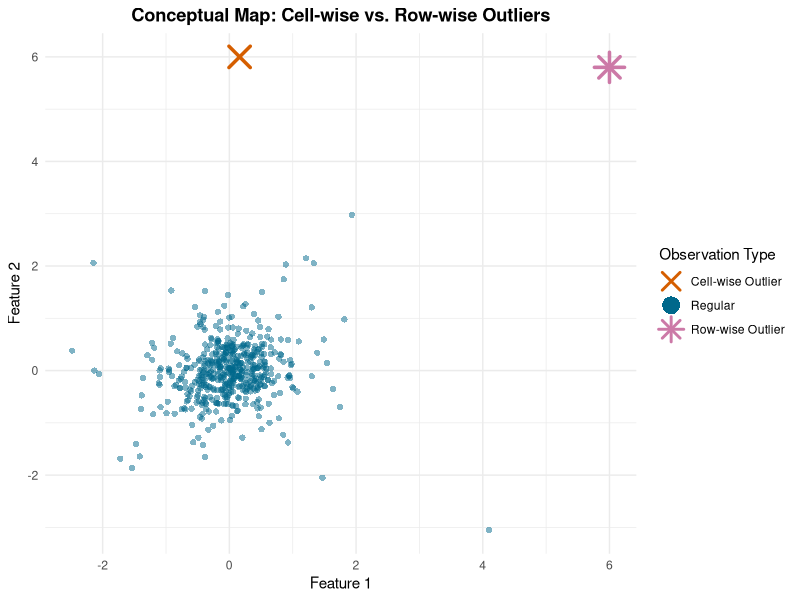
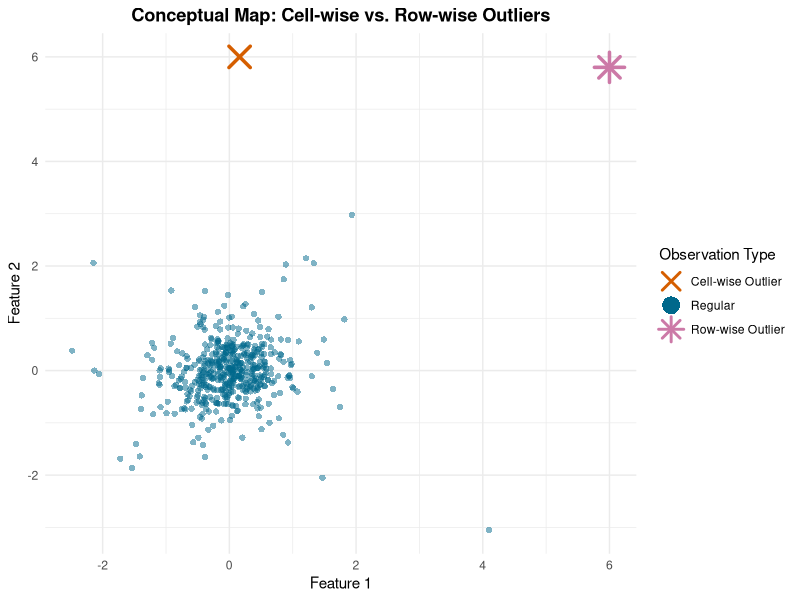

R code for these plots, in order:
################################################################################
# SCRIPT: Figure 4 - Conceptual Map: Cell-wise vs. Row-wise Outliers
# PROJECT: ODK-means: A Simultaneous Approach to Clustering and Outliers Detection
# AUTHOR: Tiziano Iannaccio
# DESCRIPTION: 
# This script generates a conceptual visualization to distinguish between 
# different types of anomalies. It simulates a concentrated central mass of 
# regular observations and injects a "Cell-wise" outlier (atypical in only one 
# dimension) and a "Row-wise" outlier (atypical in the multivariate space).
################################################################################

# ==============================================================================
# 1. SETUP AND PACKAGE LOAD
# ==============================================================================
library(ggplot2)
library(dplyr)
library(mvtnorm) 

# ==============================================================================
# 2. GENERATE AND CONSOLIDATE THE DATASET
# ==============================================================================
set.seed(42) # Fixed seed for publication-consistent plot

# --- Core Data (Central Mass) ---
n_regular <- 500
# REDUCED SIGMA: lower values (0.2) make the data much more concentrated
# We also reduced the covariance (0.05) to keep the "ball" shape tight
tight_sigma <- matrix(c(0.2, 0.05, 0.05, 0.2), 2)

df_core <- as.data.frame(rmvt(n_regular, delta = c(0, 0), sigma = tight_sigma, df = 5))
colnames(df_core) <- c("Feature_1", "Feature_2")
df_core$Anomalous <- "Regular"

# --- Outlier 1 (Univariate / Cell-wise) ---
outlier_1 <- data.frame(
  Feature_1 = runif(1, min = -0.2, max = 0.2), # Kept tight on X
  Feature_2 = 6,                               # High on Y
  Anomalous = "Cell-wise Outlier"
)

# --- Outlier 2 (Multivariate / Row-wise) ---
outlier_2 <- data.frame(
  Feature_1 = 6,                               # High on X
  Feature_2 = 5.8,                             # High on Y
  Anomalous = "Row-wise Outlier"
)

df_combined <- bind_rows(df_core, outlier_1, outlier_2)

# ==============================================================================
# 3. CREATE THE DATA VISUALIZATION (GGPLOT2)
# ==============================================================================



p_anomalies <- ggplot(df_combined, aes(x = Feature_1, y = Feature_2, color = Anomalous, shape = Anomalous)) +
  # Regular points
  geom_point(data = subset(df_combined, Anomalous == "Regular"), alpha = 0.5, size = 1.8) +
  # Outliers: bold stroke for thickness
  geom_point(data = subset(df_combined, Anomalous != "Regular"), size = 6, stroke = 1.8) +
  
  scale_color_manual(values = c("Regular" = "deepskyblue4", 
                                "Cell-wise Outlier" = "#D55E00", 
                                "Row-wise Outlier" = "#CC79A7")) +
  
  # Note: shape 16 is a solid circle for the regular points
  scale_shape_manual(values = c("Regular" = 16, "Cell-wise Outlier" = 4, "Row-wise Outlier" = 8)) +
  
  # Use identical titles for both scales to merge legends
  labs(
    title = "Conceptual Map: Cell-wise vs. Row-wise Outliers",
    x = "Feature 1",
    y = "Feature 2",
    color = "Observation Type",
    shape = "Observation Type"
  ) +
  theme_minimal() + 
  theme(plot.title = element_text(face = "bold", hjust = 0.5),
        legend.position = "right") +
  
  # Merge legends and control aesthetics in the legend box
  guides(
    color = guide_legend(override.aes = list(alpha = 1, size = 5, stroke = 1.5)),
    shape = guide_legend(override.aes = list(size = 5, stroke = 1.5))
  ) +
  expand_limits(x = 0, y = 0)

# Display the plot in the console/IDE
print(p_anomalies)

# Save the high-resolution JPG with 12:9 (4:3) equivalent proportion
# 1920x1440 would be 4:3; 1920x1080 is 16:9. 
# Keeping your requested 1920x1080 for high-definition widescreen.
ggsave("Figure4_ConceptualMap.jpg", p_anomalies, width = 1920, height = 1080, units = "px", dpi = 300)
